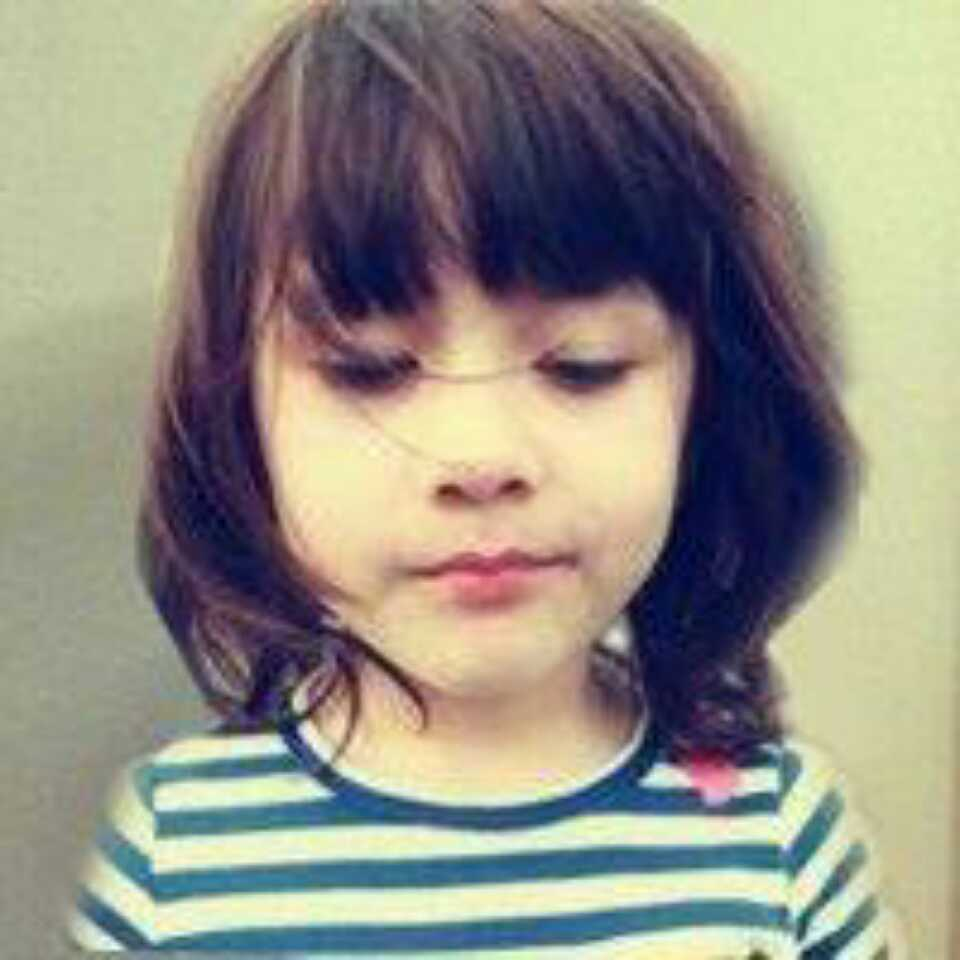
#> input picture 娱乐code/Add-Christmas-Hat/1.jpg, 960 x 960 px, found by its file name
$ python merge_pices.py
#> lines starting #> are read from the running program, lines starting #| are printed output that depends on the picture; pictures that were not available may be replaced by others from this repository, and a replacement may not be noted
# -*-coding:utf-8-*-
'''
@Author: Zhao YinFa
@Time: 2018.2.7 09:03
@Function:串接一个路径下的多张图片
'''

import cv2
import numpy as np
import os
import time

# [8 lines of commented-out code are left out]
start = time.clock()
# for i in range(total_num):
img1 = cv2.imread('/home/260158/code/face-detection/mxnet-finding-tiny-face/results/qwe/1.jpg')  # 一定要加上路径
#> img1 is the input picture: shape (960, 960, 3); mean B, G, R 131.9, 143, 146.8
img2 = cv2.imread('/home/260158/code/face-detection/mxnet-finding-tiny-face/results/qwe/2.jpg')
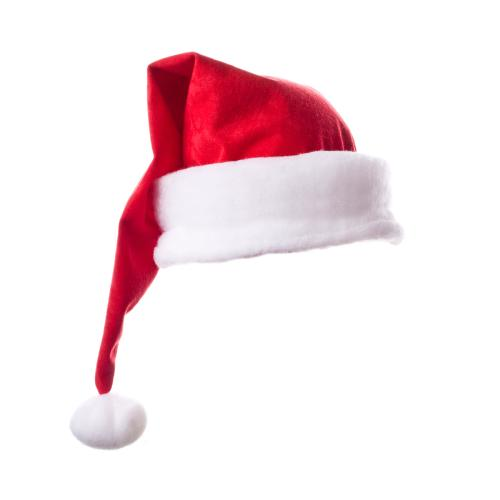
#> input picture 娱乐code/Add-Christmas-Hat/2.jpg, 500 x 500 px, found by its file name
#> img2 is the input picture: shape (500, 500, 3); mean B, G, R 232.3, 228.4, 245.6
img3 = cv2.imread('/home/260158/code/face-detection/mxnet-finding-tiny-face/results/qwe/3.jpg')
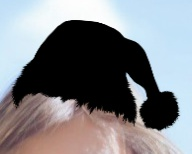
#> input picture 娱乐code/Add-Christmas-Hat/bg.jpg, 192 x 154 px, given in place of 3.jpg, which was not available
#> img3 is the input picture: shape (154, 192, 3); mean B, G, R 132.6, 128.2, 126.9
img4 = cv2.imread('/home/260158/code/face-detection/mxnet-finding-tiny-face/results/qwe/4.jpg')
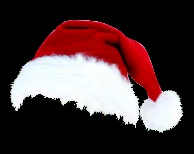
#> input picture 娱乐code/Add-Christmas-Hat/hat.jpg, 194 x 154 px, given in place of 4.jpg, which was not available
#> img4 is the input picture: shape (154, 194, 3); mean B, G, R 59.2, 57.8, 78.2
img5 = cv2.imread('/home/260158/code/face-detection/mxnet-finding-tiny-face/results/qwe/5.jpg')
img6 = cv2.imread('/home/260158/code/face-detection/mxnet-finding-tiny-face/results/qwe/6.jpg')
img7 = cv2.imread('/home/260158/code/face-detection/mxnet-finding-tiny-face/results/qwe/7.jpg')
img8 = cv2.imread('/home/260158/code/face-detection/mxnet-finding-tiny-face/results/qwe/8.jpg')
img9 = cv2.imread('/home/260158/code/face-detection/mxnet-finding-tiny-face/results/qwe/9.jpg')
img10 = cv2.imread('/home/260158/code/face-detection/mxnet-finding-tiny-face/results/qwe/10.jpg')
img11 = cv2.imread('/home/260158/code/face-detection/mxnet-finding-tiny-face/results/qwe/11.jpg')
img12 = cv2.imread('/home/260158/code/face-detection/mxnet-finding-tiny-face/results/qwe/12.jpg')
img13 = cv2.imread('/home/260158/code/face-detection/mxnet-finding-tiny-face/results/qwe/13.jpg')
img14 = cv2.imread('/home/260158/code/face-detection/mxnet-finding-tiny-face/results/qwe/14.jpg')
img15 = cv2.imread('/home/260158/code/face-detection/mxnet-finding-tiny-face/results/qwe/15.jpg')


#> (the run stopped early here; a loop or call above may not have finished)
